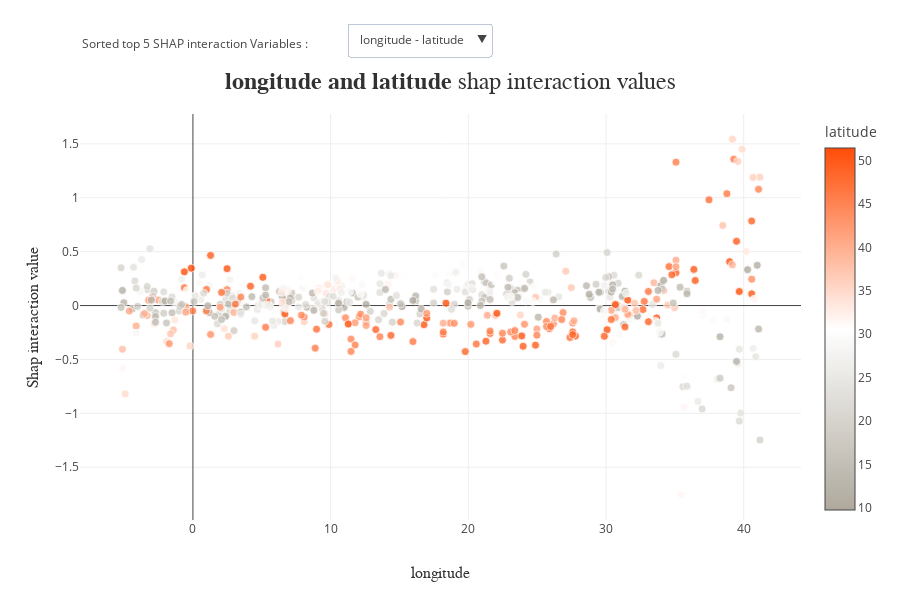

Source (notebook cell):
### Code cell
xpl.plot.top_interactions_plot(nb_top_interactions=2)

### Figure 1 — Plotly figure (JSON) as saved in the notebook; plotly's stock layout.template omitted (floating-point values rounded to 4 significant figures; data arrays with more than 128 entries replaced by an {"elided": "..."} marker saying what was removed)
{"data": [{"hovertemplate": "longitude=%{x}<br>Shap interaction value=%{y}<br>latitude=%{marker.color}<extra></extra>", "legendgroup": "", "marker": {"color": {"elided": "500 float values"}, "coloraxis": "coloraxis", "line": {"color": "white", "width": 0.8}, "opacity": 0.8, "size": 8, "symbol": "circle"}, "mode": "markers", "name": "", "orientation": "v", "showlegend": false, "type": "scatter", "visible": true, "x": {"elided": "500 float values"}, "xaxis": "x", "y": {"elided": "500 float values"}, "yaxis": "y"}, {"hovertemplate": "d2m=%{x}<br>Shap interaction value=%{y}<br>latitude=%{marker.color}<extra></extra>", "legendgroup": "", "marker": {"color": {"elided": "500 float values"}, "coloraxis": "coloraxis", "line": {"color": "white", "width": 0.8}, "opacity": 0.8, "size": 8, "symbol": "circle"}, "mode": "markers", "name": "", "orientation": "v", "showlegend": false, "type": "scatter", "visible": false, "x": {"elided": "500 float values"}, "xaxis": "x", "y": {"elided": "500 float values"}, "yaxis": "y"}, {"hovertemplate": "sp=%{x}<br>Shap interaction value=%{y}<br>latitude=%{marker.color}<extra></extra>", "legendgroup": "", "marker": {"color": {"elided": "500 float values"}, "coloraxis": "coloraxis", "line": {"color": "white", "width": 0.8}, "opacity": 0.8, "size": 8, "symbol": "circle"}, "mode": "markers", "name": "", "orientation": "v", "showlegend": false, "type": "scatter", "visible": false, "x": {"elided": "500 float values"}, "xaxis": "x", "y": {"elided": "500 float values"}, "yaxis": "y"}, {"hovertemplate": "t2m=%{x}<br>Shap interaction value=%{y}<br>latitude=%{marker.color}<extra></extra>", "legendgroup": "", "marker": {"color": {"elided": "500 float values"}, "coloraxis": "coloraxis", "line": {"color": "white", "width": 0.8}, "opacity": 0.8, "size": 8, "symbol": "circle"}, "mode": "markers", "name": "", "orientation": "v", "showlegend": false, "type": "scatter", "visible": false, "x": {"elided": "500 float values"}, "xaxis": "x", "y": {"elided": "500 float values"}, "yaxis": "y"}, {"hovertemplate": "t2m=%{x}<br>Shap interaction value=%{y}<br>d2m=%{marker.color}<extra></extra>", "legendgroup": "", "marker": {"color": {"elided": "500 float values"}, "coloraxis": "coloraxis", "line": {"color": "white", "width": 0.8}, "opacity": 0.8, "size": 8, "symbol": "circle"}, "mode": "markers", "name": "", "orientation": "v", "showlegend": false, "type": "scatter", "visible": false, "x": {"elided": "500 float values"}, "xaxis": "x", "y": {"elided": "500 float values"}, "yaxis": "y"}], "layout": {"annotations": [{"align": "left", "showarrow": false, "text": "Sorted top 5 SHAP interaction Variables :", "x": 0, "xref": "paper", "y": 1.2, "yref": "paper"}], "coloraxis": {"colorbar": {"title": {"text": "latitude"}}, "colorscale": [[0, "rgb(175, 169, 157)"], [0.5, "rgb(255, 255, 255)"], [1, "rgb(255, 77, 7)"]]}, "height": 600, "hovermode": "closest", "title": {"font": {"color": "rgb(50, 50, 50)", "family": "Arial", "size": 24}, "text": "<b>longitude and latitude</b> shap interaction values", "x": 0.5, "xanchor": "center", "y": 0.88, "yanchor": "top"}, "updatemenus": [{"active": 0, "buttons": [{"args": [{"visible": [true, false, false, false, false]}, {"coloraxis": {"colorbar": {"title": {"text": "latitude"}}, "colorscale": [[0, "rgb(175, 169, 157)"], [0.5, "rgb(255, 255, 255)"], [1, "rgb(255, 77, 7)"]]}, "legend": {"title": {"text": "latitude"}}, "title": {"font": {"color": "rgb(50, 50, 50)", "family": "Arial", "size": 24}, "text": "<b>longitude and latitude</b> shap interaction values", "x": 0.5, "xanchor": "center", "y": 0.88, "yanchor": "top"}, "xaxis": {"title": {"font": {"color": "rgb(50, 50, 50)", "family": "Arial Black", "size": 16}, "text": "longitude"}}}], "label": "longitude - latitude", "method": "update"}, {"args": [{"visible": [false, true, false, false, false]}, {"coloraxis": {"colorbar": {"title": {"text": "latitude"}}, "colorscale": [[0, "rgb(175, 169, 157)"], [0.5, "rgb(255, 255, 255)"], [1, "rgb(255, 77, 7)"]]}, "legend": {"title": {"text": "latitude"}}, "title": {"font": {"color": "rgb(50, 50, 50)", "family": "Arial", "size": 24}, "text": "<b>d2m and latitude</b> shap interaction values", "x": 0.5, "xanchor": "center", "y": 0.88, "yanchor": "top"}, "xaxis": {"title": {"font": {"color": "rgb(50, 50, 50)", "family": "Arial Black", "size": 16}, "text": "d2m"}}}], "label": "d2m - latitude", "method": "update"}, {"args": [{"visible": [false, false, true, false, false]}, {"coloraxis": {"colorbar": {"title": {"text": "latitude"}}, "colorscale": [[0, "rgb(175, 169, 157)"], [0.5, "rgb(255, 255, 255)"], [1, "rgb(255, 77, 7)"]]}, "legend": {"title": {"text": "latitude"}}, "title": {"font": {"color": "rgb(50, 50, 50)", "family": "Arial", "size": 24}, "text": "<b>sp and latitude</b> shap interaction values", "x": 0.5, "xanchor": "center", "y": 0.88, "yanchor": "top"}, "xaxis": {"title": {"font": {"color": "rgb(50, 50, 50)", "family": "Arial Black", "size": 16}, "text": "sp"}}}], "label": "sp - latitude", "method": "update"}, {"args": [{"visible": [false, false, false, true, false]}, {"coloraxis": {"colorbar": {"title": {"text": "latitude"}}, "colorscale": [[0, "rgb(175, 169, 157)"], [0.5, "rgb(255, 255, 255)"], [1, "rgb(255, 77, 7)"]]}, "legend": {"title": {"text": "latitude"}}, "title": {"font": {"color": "rgb(50, 50, 50)", "family": "Arial", "size": 24}, "text": "<b>t2m and latitude</b> shap interaction values", "x": 0.5, "xanchor": "center", "y": 0.88, "yanchor": "top"}, "xaxis": {"title": {"font": {"color": "rgb(50, 50, 50)", "family": "Arial Black", "size": 16}, "text": "t2m"}}}], "label": "t2m - latitude", "method": "update"}, {"args": [{"visible": [false, false, false, false, true]}, {"coloraxis": {"colorbar": {"title": {"text": "d2m"}}, "colorscale": [[0, "rgb(175, 169, 157)"], [0.5, "rgb(255, 255, 255)"], [1, "rgb(255, 77, 7)"]]}, "legend": {"title": {"text": "d2m"}}, "title": {"font": {"color": "rgb(50, 50, 50)", "family": "Arial", "size": 24}, "text": "<b>t2m and d2m</b> shap interaction values", "x": 0.5, "xanchor": "center", "y": 0.88, "yanchor": "top"}, "xaxis": {"title": {"font": {"color": "rgb(50, 50, 50)", "family": "Arial Black", "size": 16}, "text": "t2m"}}}], "label": "t2m - d2m", "method": "update"}], "direction": "down", "pad": {"r": 10, "t": 10}, "showactive": true, "x": 0.37, "xanchor": "left", "y": 1.25, "yanchor": "top"}], "width": 900, "xaxis": {"automargin": true, "title": {"font": {"color": "rgb(50, 50, 50)", "family": "Arial Black", "size": 16}, "text": "longitude"}}, "yaxis": {"automargin": true, "title": {"font": {"color": "rgb(50, 50, 50)", "family": "Arial Black", "size": 16}, "text": "Shap interaction value"}}}}
